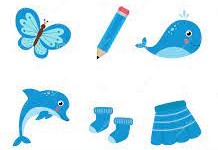
#> input picture images/image1.jpg, 218 x 150 px
$ python -i image_processing.py   (imports and definitions only)   (older library calls are emulated)
#> lines starting #> are read from the running program, lines starting #| are printed output that depends on the picture
#> further down, picture is the input picture: shape (150, 218, 3); mean B, G, R 242.2, 232.4, 206.8
import cv2
import numpy as np

def dilate(img):
    img_dilated = cv2.dilate(img, np.ones((7, 7), np.uint8))
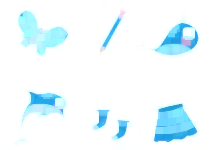
#> img_dilated: shape (150, 218, 3); mean B, G, R 254, 249.7, 237.1
    # [4 lines of commented-out code are left out]
    return img_dilated

def erode(img):
    kernel = np.ones((5,5), np.uint8)
    img_erode = cv2.erode(img,kernel)
    return img_erode

def addborder(img,border_size):
    img_border = cv2.copyMakeBorder(img, border_size, border_size, border_size, border_size, cv2.BORDER_CONSTANT, None, value=(255,255,255))
    return img_border

def gaussianblur(img, kernel_size):
    img_blur = cv2.GaussianBlur(img, (kernel_size, kernel_size), 0)
    return img_blur

def gray(img):
    img_gray =  cv2.cvtColor(img, cv2.COLOR_BGR2GRAY)
    return img_gray

def removebackground(img):
    img_dilated = dilate(img)
    img_blur = cv2.medianBlur(img_dilated, 21)
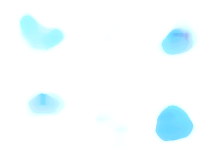
#> img_blur: shape (150, 218, 3); mean B, G, R 255, 253, 244.8
    img_diff = 255 - cv2.absdiff(img, img_blur)
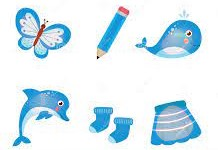
#> img_diff: shape (150, 218, 3); mean B, G, R 242.2, 234.4, 217
    return img

def scale(img, target_size):
    image_width = img.shape[1]
    image_height = img.shape[0]

    ratio = target_size / image_width

    width = int(img.shape[1] * ratio)
    height = int(img.shape[0] * ratio)
    dim = (width, height)
    img = cv2.resize(img, dim, interpolation=cv2.INTER_AREA)
    res = np.zeros_like(img)
    res[:, :, 2] = 255
    return img;

def denoise(img, denoise_val):
    img_denoised = cv2.fastNlMeansDenoising(img, None, denoise_val, 7, 21)
    return img_denoised

def histogramEQ(img):
    img_eq = cv2.equalizeHist(img)
    return img_eq

def sharpen(img):
    kernel_sharpening = np.array([[-1, -1, -1],
                                  [-1, 9, -1],
                                  [-1, -1, -1]])
    img_sharpen = cv2.filter2D(img, -1, kernel_sharpening)
    return img_sharpen

>>> import cv2
>>> picture = cv2.imread('images/image1.jpg')
>>> result = removebackground(picture)

$ run again, on images/image3.jpg
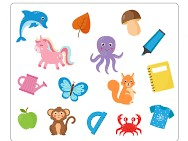
#> input picture images/image3.jpg, 188 x 141 px
#> picture is the input picture: shape (141, 188, 3); mean B, G, R 225.6, 229.8, 231.9
#> in dilate, `img_dilated = cv2.dilate(img, np.ones((7, 7), np.uint8))`:
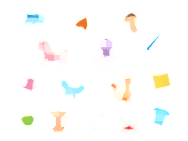
#> img_dilated: shape (141, 188, 3); mean B, G, R 249.6, 251.6, 252.2
